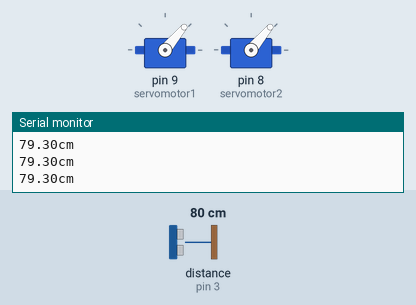
Recording of a sketch running on a simulated Arduino Uno, built with avr-gcc and run on an emulated ATmega328P. Parts: 2 × servo, the last lines printed to the serial monitor. Wiring (inferred from the names in the program): ultrasonic range finder: trigger pin 2; echo pin 3. The test bench sets the inputs (shaded band); at power-on: distance to the obstacle (sensor on pin 3) 80 cm. The echo pulse lasts 58.3 µs per cm.

Above: at 1.2 s.
1.3 s: distance to the obstacle (sensor on pin 3) set to 120 cm
At 1.54 s:
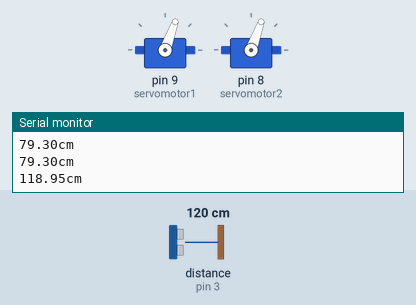
4.3 s: distance to the obstacle (sensor on pin 3) set to 2 cm
At 4.99 s:
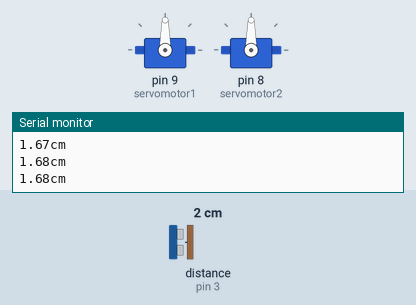
7.3 s: distance to the obstacle (sensor on pin 3) set to 250 cm
At 9.21 s:
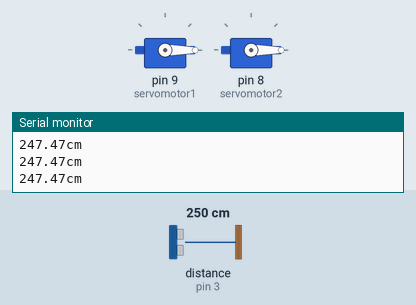
Timing chart, 0 to 16.3 s (numbered marks = the images above; inputs shaded):
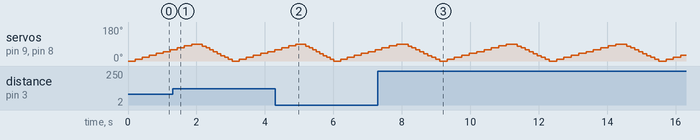

The sketch:

sensor_motor_fast.ino
```cpp
/*
Author: ndev / Napoleón Devesa
Day: 9 SEP 2020

*/

#include <Servo.h>

Servo servomotor1;
Servo servomotor2;
const int PinTrig = 2;
const int PinEcho = 3;

// Constante velocidad sonido en cm/s
const float VelSon = 34000.0;
float distancia;


void setup() {
  Serial.begin(9600);
  servomotor1.attach(9);
  servomotor2.attach(8);
  pinMode(PinTrig, OUTPUT);
  pinMode(PinEcho, INPUT);
}

void loop() {
  for(int i=0; i<=90; i+=10){

    servomotor1.write(i);
   servomotor2.write(i);

        iniciarTrigger();
            unsigned long tiempo = pulseIn(PinEcho, HIGH);
            distancia = tiempo * 0.000001 * VelSon / 2.0;
            Serial.print(distancia);
            Serial.print("cm");
            Serial.println();
            delay(100);


    delay(100);

  }
  for(int i=89; i>=0; i-=10){

    servomotor1.write(i);
    servomotor2.write(i);

        iniciarTrigger();
            unsigned long tiempo = pulseIn(PinEcho, HIGH);
            distancia = tiempo * 0.000001 * VelSon / 2.0;
            Serial.print(distancia);
            Serial.print("cm");
            Serial.println();

    delay(100);
  }
}


void iniciarTrigger()
{
  // Ponemos el Triiger en estado bajo y esperamos 2 ms
  digitalWrite(PinTrig, LOW);
  delayMicroseconds(2);

  // Ponemos el pin Trigger a estado alto y esperamos 10 ms
  digitalWrite(PinTrig, HIGH);
  delayMicroseconds(10);

  // Comenzamos poniendo el pin Trigger en estado bajo
  digitalWrite(PinTrig, LOW);
}
```

Measured:
- by itself, servo on pin 9 (servomotor1), servo on pin 8 (servomotor2): repeats every 3.2 s: 80° 0.22 s, 90° 0.22 s, 89° 0.12 s, 79° 0.12 s, 69° 0.12 s, 59° 0.12 s, 49° 0.12 s, 39° 0.12 s, 29° 0.12 s, 19° 0.12 s, 9° 0.12 s, 0° 0.22 s, 10° 0.22 s, 20° 0.22 s, 30° 0.22 s, 40° 0.22 s, 50° 0.22 s, 60° 0.22 s, 70° 0.22 s
